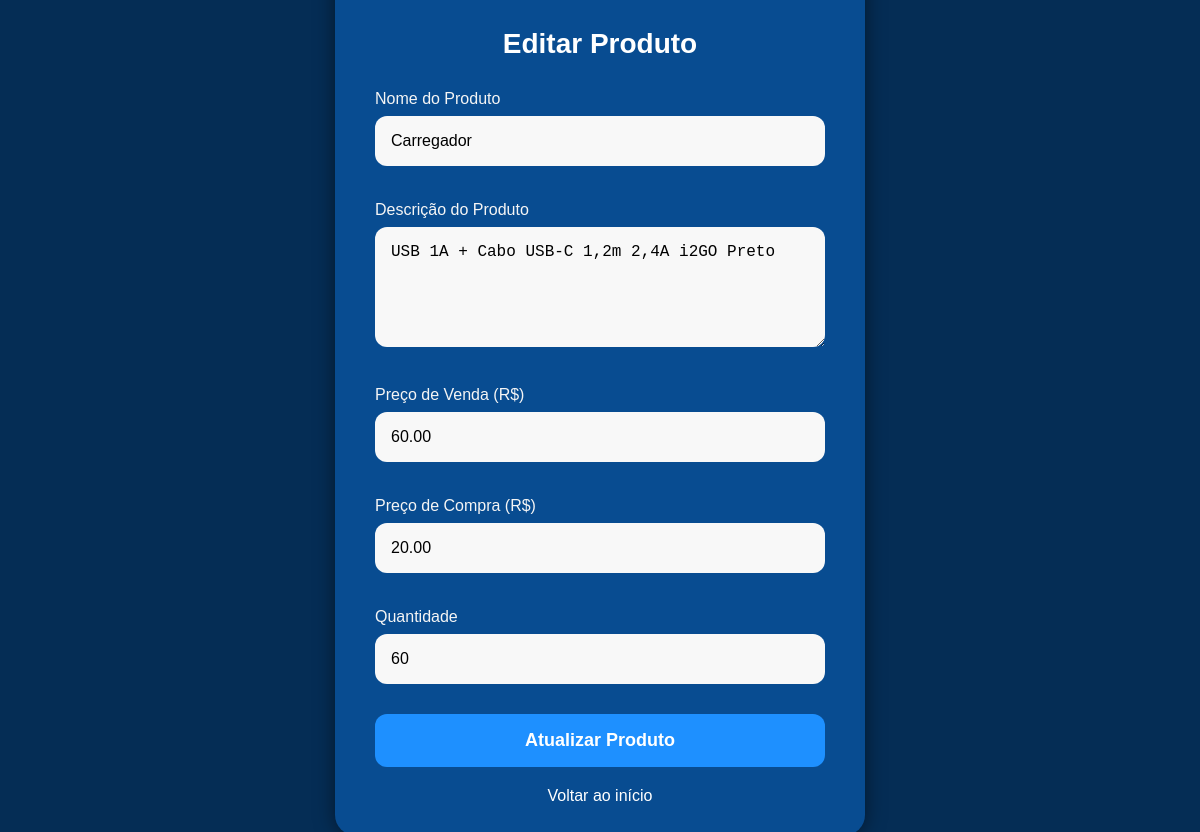
Page /editar_produto.php?id=14 (signed in) on the earlier database version.
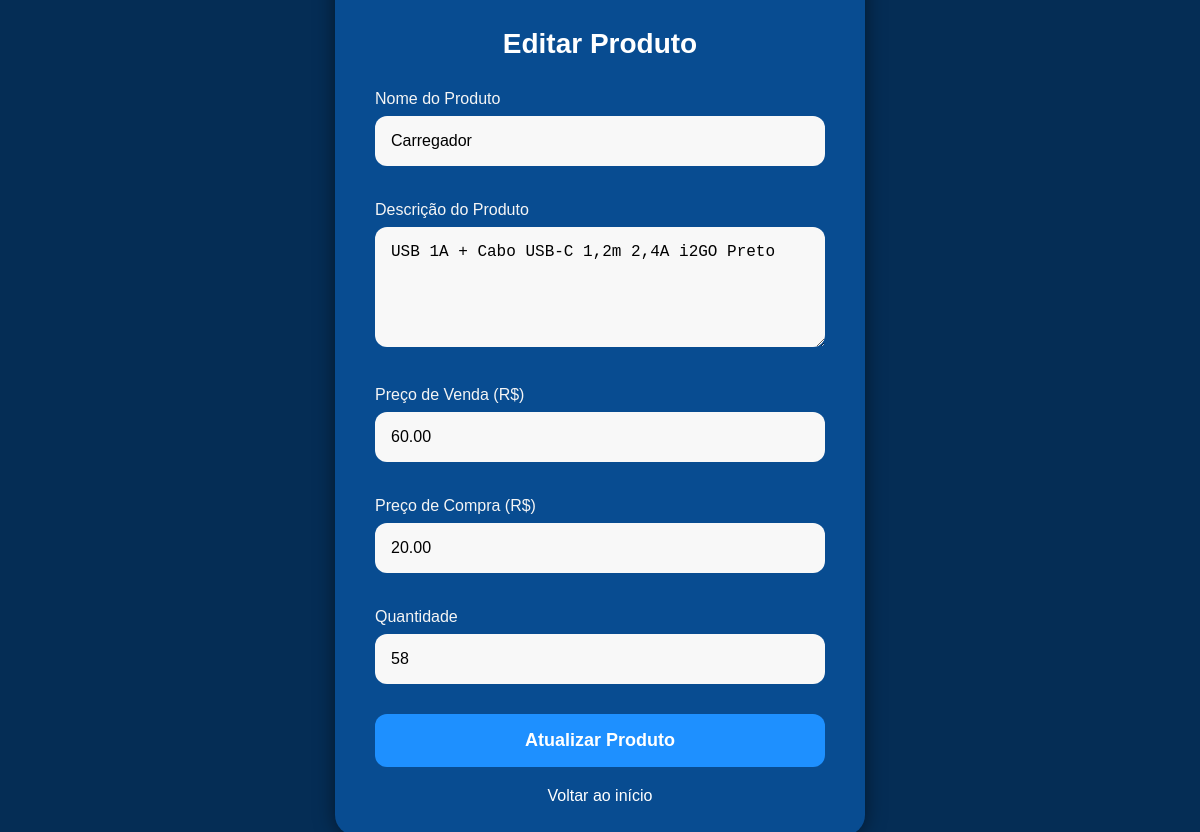
Same page on the later database version.
### tables this page shows
CREATE TABLE `produtos` (
  `id` int(50) NOT NULL,
  `nome_produto` varchar(40) DEFAULT NULL,
  `valor_venda` decimal(15,2) DEFAULT NULL,
  `valor_compra` decimal(15,2) DEFAULT NULL,
  `descricao` varchar(200) DEFAULT NULL,
  `quantidade` int(100) DEFAULT NULL,
  `imagem` varchar(255) DEFAULT NULL
);

### editar_produto.php (the view, shortened to what this page needs)
<?php
include('conexao.php');
$produto = null;
if(isset($_GET['id']) && !empty($_GET['id'])) {
    $id = $mysqli->real_escape_string($_GET['id']);
    $sql_produto = "SELECT * FROM produtos WHERE id = '$id'";
    $result_produto = $mysqli->query($sql_produto);
    if($result_produto && $result_produto->num_rows > 0) {
        $produto = $result_produto->fetch_assoc();
    } else {
        $mensagem = "Produto não encontrado!";
    }
} else {
    $mensagem = "ID do produto não fornecido!";
}
?>
<!DOCTYPE html>
<html lang="pt-br">
<head>
</head>
<body>
    <div class="form-container">
        <h2>Editar Produto</h2>
        <?php if($produto): ?>
            <form action="" method="post">
                <label for="nome_produto">Nome do Produto</label>
                <input type="text" name="nome_produto" id="nome_produto" value="<?php echo htmlspecialchars($produto['nome_produto']); ?>" required>
                <label for="descricao">Descrição do Produto</label>
                <textarea name="descricao" id="descricao"><?php echo htmlspecialchars($produto['descricao'] ?? ''); ?></textarea>
                <label for="valor_venda">Preço de Venda (R$)</label>
                <input type="number" name="valor_venda" id="valor_venda" step="0.01" min="0" value="<?php echo $produto['valor_venda']; ?>" required>
                <label for="valor_compra">Preço de Compra (R$)</label>
                <input type="number" name="valor_compra" id="valor_compra" step="0.01" min="0" value="<?php echo $produto['valor_compra']; ?>" required>
                <label for="quantidade">Quantidade</label>
                <input type="number" name="quantidade" id="quantidade" min="0" value="<?php echo $produto['quantidade']; ?>" required>
                <button type="submit">Atualizar Produto</button>
            </form>
        <?php endif; ?>
        <a href="painel.php" style="text-align: center; display: block; margin-top: 20px; color: white;">
            <i class="fas fa-arrow-left"></i> Voltar ao início
        </a>
    </div>
</body>
</html>

Differences in the rows shown:
changed produtos "Carregador": quantidade "60" → "58"
